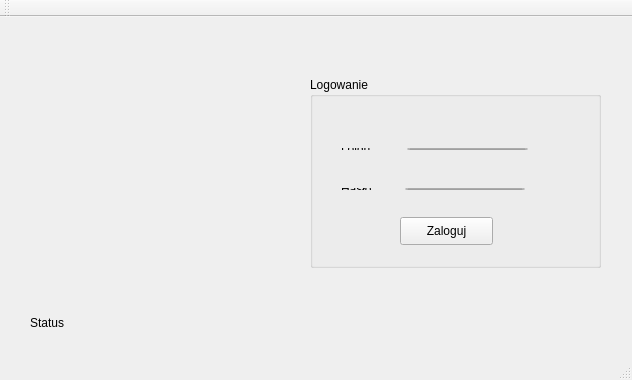
<?xml version="1.0" encoding="UTF-8"?>
<ui version="4.0">
 <class>MainWindow</class>
 <widget class="QMainWindow" name="MainWindow">
  <property name="geometry">
   <rect>
    <x>0</x>
    <y>0</y>
    <width>632</width>
    <height>380</height>
   </rect>
  </property>
  <property name="windowTitle">
   <string>MainWindow</string>
  </property>
  <widget class="QWidget" name="centralWidget">
   <widget class="QLabel" name="label">
    <property name="geometry">
     <rect>
      <x>30</x>
      <y>290</y>
      <width>101</width>
      <height>31</height>
     </rect>
    </property>
    <property name="text">
     <string>Status</string>
    </property>
   </widget>
   <widget class="QGroupBox" name="groupBox">
    <property name="geometry">
     <rect>
      <x>310</x>
      <y>60</y>
      <width>291</width>
      <height>191</height>
     </rect>
    </property>
    <property name="title">
     <string>Logowanie</string>
    </property>
    <widget class="QPushButton" name="pushButton">
     <property name="geometry">
      <rect>
       <x>90</x>
       <y>140</y>
       <width>93</width>
       <height>28</height>
      </rect>
     </property>
     <property name="text">
      <string>Zaloguj</string>
     </property>
    </widget>
    <widget class="QWidget" name="layoutWidget">
     <property name="geometry">
      <rect>
       <x>20</x>
       <y>60</y>
       <width>209</width>
       <height>24</height>
      </rect>
     </property>
     <layout class="QHBoxLayout" name="horizontalLayout">
      <item>
       <widget class="QLabel" name="label_2">
        <property name="text">
         <string>Loign         </string>
        </property>
       </widget>
      </item>
      <item>
       <widget class="QLineEdit" name="lineEdit_login"/>
      </item>
     </layout>
    </widget>
    <widget class="QWidget" name="layoutWidget">
     <property name="geometry">
      <rect>
       <x>20</x>
       <y>100</y>
       <width>206</width>
       <height>24</height>
      </rect>
     </property>
     <layout class="QHBoxLayout" name="horizontalLayout_2">
      <item>
       <widget class="QLabel" name="label_3">
        <property name="text">
         <string>Hasło        </string>
        </property>
       </widget>
      </item>
      <item>
       <widget class="QLineEdit" name="lineEdit_haslo">
        <property name="text">
         <string/>
        </property>
        <property name="echoMode">
         <enum>QLineEdit::Password</enum>
        </property>
       </widget>
      </item>
     </layout>
    </widget>
   </widget>
   <widget class="QLabel" name="label_pic">
    <property name="geometry">
     <rect>
      <x>30</x>
      <y>30</y>
      <width>241</width>
      <height>241</height>
     </rect>
    </property>
    <property name="text">
     <string/>
    </property>
   </widget>
  </widget>
  <widget class="QMenuBar" name="menuBar">
   <property name="geometry">
    <rect>
     <x>0</x>
     <y>0</y>
     <width>632</width>
     <height>26</height>
    </rect>
   </property>
  </widget>
  <widget class="QToolBar" name="mainToolBar">
   <attribute name="toolBarArea">
    <enum>TopToolBarArea</enum>
   </attribute>
   <attribute name="toolBarBreak">
    <bool>false</bool>
   </attribute>
  </widget>
  <widget class="QStatusBar" name="statusBar"/>
 </widget>
 <layoutdefault spacing="6" margin="11"/>
 <resources/>
 <connections/>
</ui>
